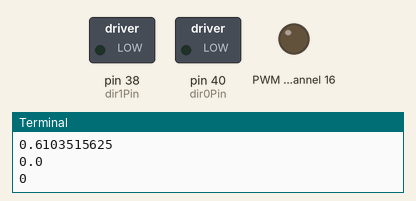
A program run on a simulated Raspberry Pi (header pin numbers). On the bench: switched loads named in the program (green lamp = pin HIGH), output pins drawn as LEDs (lit = HIGH), the last lines printed to the terminal. At 11.5 s the program stops and its outputs stay as they are.

Above: at 0.1 s.
At 1.1 s:
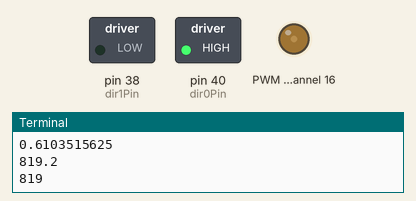
At 4.1 s:
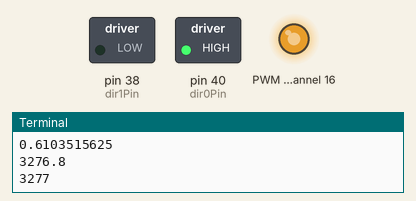
At 7.6 s:
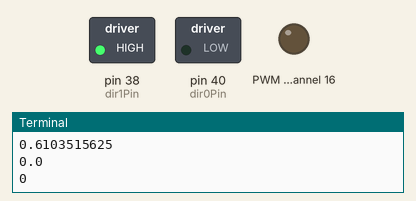
At 8.6 s:
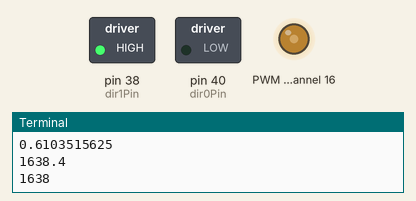
Timing chart, 0 to 13.0 s (numbered marks = the images above):
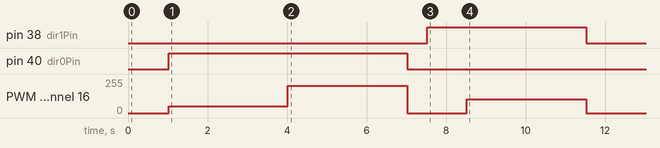

The program:

testMotor.py
```python
import Adafruit_PCA9685
pwm = Adafruit_PCA9685.PCA9685(address=0x41)
import RPi.GPIO as GPIO
from time import sleep
def set_servo_pulse(channel, pulse):
    pulse_length = 1000000 # 1,000,000 us per second
    pulse_length /= 400 # 60 Hz
    pulse_length /= 4096 # 12 bits of resolution
    pulse *= 1000
    print (pulse_length)
    pulse /= pulse_length
    print(pulse)
    pulse = round(pulse)
    pulse = int(pulse)
    print(pulse)
    pwm.set_pwm(channel, 0, pulse)

pwm.set_pwm_freq(400)
if __name__== "__main__":
    dir0Pin = 40
    dir1Pin = 38

    GPIO.setmode(GPIO.BOARD)
    GPIO.setup(dir0Pin,GPIO.OUT)
    GPIO.setup(dir1Pin,GPIO.OUT)
    GPIO.output(dir0Pin,GPIO.LOW)
    GPIO.output(dir1Pin,GPIO.LOW)
    set_servo_pulse(0,0.)
    sleep(1)
    print("start")
    set_servo_pulse(0,0.5)
    GPIO.output(dir0Pin,GPIO.HIGH)
    sleep(3)
    print("faster")
    set_servo_pulse(0,2)
    sleep(3)
    print("PWM off")
    set_servo_pulse(0,0.)
    GPIO.output(dir0Pin,GPIO.LOW)
    sleep(0.5)
    GPIO.output(dir1Pin,GPIO.HIGH)
    sleep(1)
    print("Rueckwaerts")
    set_servo_pulse(0,1)
    sleep(3)
    print("Disable")
    GPIO.output(dir0Pin,GPIO.LOW)
    GPIO.output(dir1Pin,GPIO.LOW)
    set_servo_pulse(0,0.)
```

Measured:
- by itself, pin 38 (dir1Pin): LOW → HIGH at 7.5 s, → LOW 4.0 s later
- by itself, pin 40 (dir0Pin): LOW → HIGH at 1.0 s, → LOW 6.0 s later
- by itself, PWM channel 16: 0/255 → 51/255 at 1.0 s, → 204/255 3.0 s later, → 0/255 3.0 s later, → 102/255 1.5 s later, … (5 changes in this stretch)
